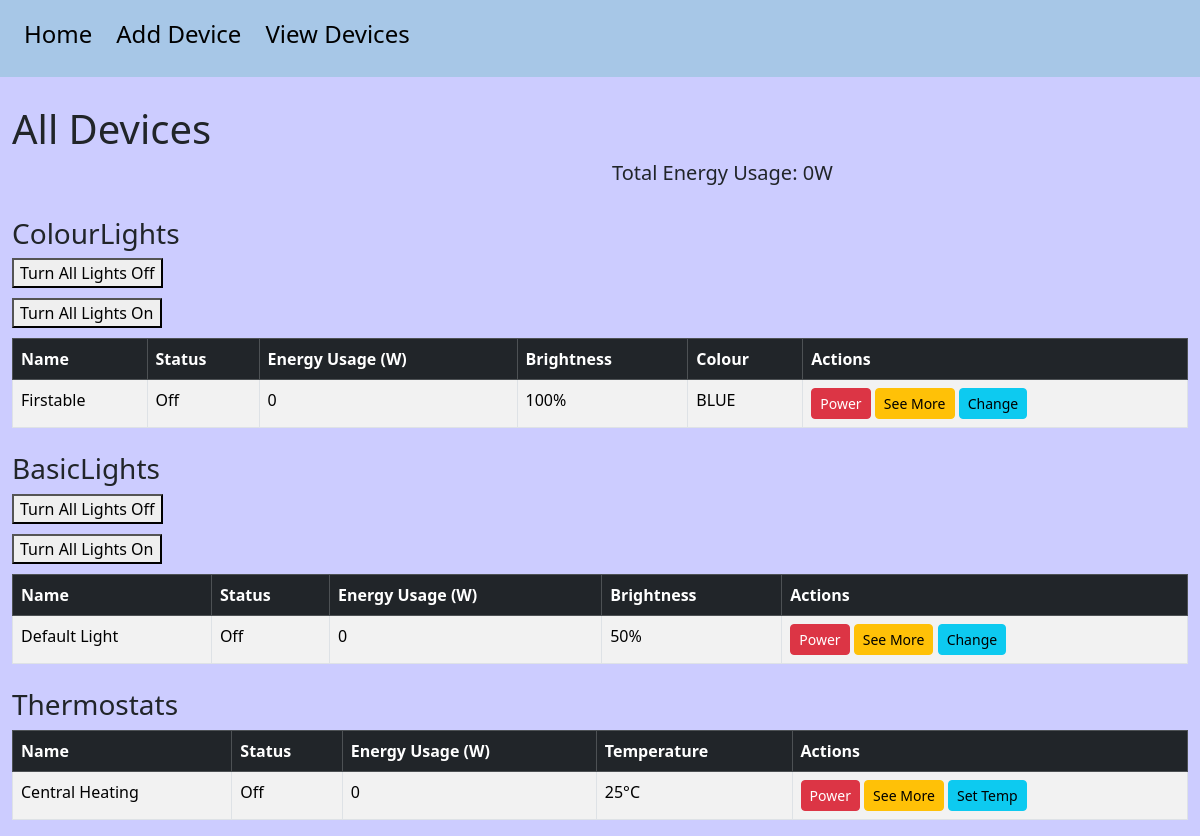
Before: /alldevices with the older database file.
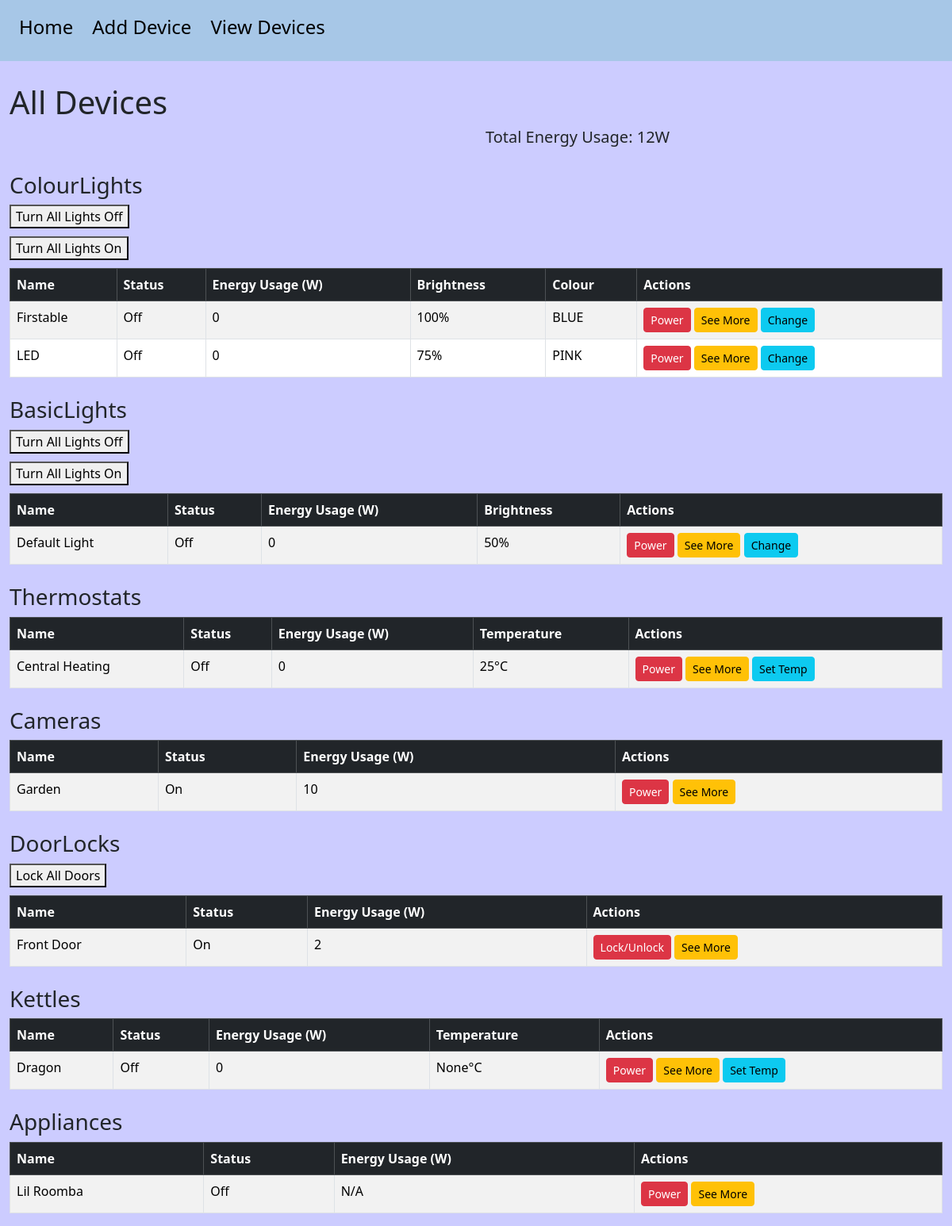
After: the same page with the newer database file.
### database.py (models this page shows, shortened)
class Device(db.Model):
    __tablename__ = "devices"
    id = db.Column(db.Integer, primary_key=True)
    name = db.Column(db.String(80), nullable=False)
    type = db.Column(db.String(20), nullable=False)
    status = db.Column(db.Boolean, default=False)
    temperature = db.Column(db.Integer, nullable=True)
    brightness = db.Column(db.Integer, nullable=True)
    colour = db.Column(db.String(20), nullable=True)

### routes.py (the view)
@app.route('/alldevices', methods=['GET'])
def view_all():
    devices = Device.query.all()
    grouped_devices = defaultdict(list)
    device_objects = {}
    for dev in devices:
        grouped_devices[dev.type].append(dev)
        obj = None
        if dev.type == 'BasicLight':
            obj = BasicLight(dev.name, dev.brightness, Colour.DEFAULT, dev.status)
        elif dev.type == 'ColourLight':
            colour_enum = colour_from_string(dev.colour)
            obj = ColourLight(dev.name, dev.brightness, colour_enum, dev.status)
        elif dev.type == 'Thermostat':
            obj = Thermostat(dev.name, temperature=dev.temperature or 20, status=dev.status)
        elif dev.type == 'Kettle':
            obj = Kettle(dev.name, set_temp=dev.temperature or 100, status=dev.status)
        elif dev.type == 'Camera':
            obj = Camera(dev.name, dev.status)
        elif dev.type == 'DoorLock':
            obj = DoorLock(dev.name, dev.status)
        if obj is not None and dev.id is not None:
            device_objects[int(dev.id)] = obj
    total_energy = sum(obj.get_energy_usage() for obj in device_objects.values())
    return render_template(
        "devicelist.html",
        grouped_devices=grouped_devices,
        device_objects=device_objects,
        total_energy=total_energy,
        title = 'Devices'
    )

### models.py (called while the page is built)
def colour_from_string(colour_str):
    try:
        return Colour[colour_str.upper()]
    except (KeyError, AttributeError):
        return Colour.DEFAULT

    @colour.setter
    def colour(self, colour):
        if not isinstance(colour, Colour):
            raise TypeError("Colour must be a valid Colour enum")
        if not self._is_colour_allowed(colour):
            raise ValueError(f"This Device cannot change colours")
        self._colour = colour

    @brightness.setter
    def brightness(self, value):
        if 0 <= value <= 100:
            self._brightness = value
        else:
            raise ValueError("Brightness must be between 0 and 100")

    def _is_colour_allowed(self, colour: Colour) -> bool:
        return colour in self.ALLOWED_COLOURS

    def get_energy_usage(self):
        return 5 if self._status else 0

    def _is_colour_allowed(self, colour: Colour) -> bool:
        return True  # All colours allowed

    def get_energy_usage(self):
        return 5 if self._status else 0

    def get_energy_usage(self):
        return 50 if self._status else 0

    def get_energy_usage(self):
        return 10 if self._status else 0

    def get_energy_usage(self):
        return 2 if self._status else 0

    def get_energy_usage(self):
        return 20 if self._status else 0

### templates/devicelist.html
{% extends 'base.html' %}
{% block body %}
<br>
<h1>All Devices</h1>
<div class="row">
    <div class="col">
    </div>
    <div class="col">
            <h5>Total Energy Usage: {{ total_energy }}W</h5>
    </div>
</div>
{% for type, devices in grouped_devices.items() %}
    <h3 class="mt-4">{{ type }}s</h3>
    {% if type == 'BasicLight' or type == 'ColourLight' %}
    <form method="POST" action="{{ url_for('turn_off_lights') }}">
        <button type="submit" style="margin-bottom: 10px;">Turn All Lights Off</button>
    </form>
    <form method="POST" action="{{ url_for('turn_on_lights') }}">
        <button type="submit" style="margin-bottom: 10px;">Turn All Lights On</button>
    </form>
    {% endif %}
    {% if type == 'DoorLock' %}
    <form method="POST" action="{{ url_for('lock_all_doors') }}">
        <button type="submit" style="margin-bottom: 10px;">Lock All Doors</button>
    </form>
    {% endif %}
    <table class="table table-striped table-bordered">
        <thead class="table-dark">
            <tr>
                <th>Name</th>
                <th>Status</th>
                <th>Energy Usage (W)</th>
                {% if type == 'Thermostat' or type == 'Kettle' %}
                    <th>Temperature</th>
                {% endif %}
                {% if type == 'BasicLight' or type == 'ColourLight' %}
                    <th>Brightness</th>
                {% endif %}
                {% if type == 'ColourLight' %}
                    <th>Colour</th>
                {% endif %}
                <th>Actions</th>
            </tr>
        </thead>
        <tbody>
            {% for device in devices %}
            <tr>
                <td>{{ device.name }}</td>
                <td>{{ 'On' if device.status else 'Off' }}</td>
                <td>
                {% if device.id in device_objects %}
                {{ device_objects[device.id].get_energy_usage() }}
                {% else %}
                N/A
                {% endif %}
                </td>
                {% if type == 'Thermostat' or type == 'Kettle' %}
                <td>{{ device.temperature }}°C</td>
                {% endif %}
                {% if type == 'BasicLight' or type== 'ColourLight' %}
                <td>{{ device.brightness }}%</td>
                {% endif %}
                {% if type== 'ColourLight' %}
                <td>{{ device.colour }}</td>
                {% endif %}
                <td>
                    {% if type == 'DoorLock' %}
                    <form method="POST" action="{{ url_for('toggle_device', device_id=device.id) }}" style="display:inline;">
                        <button class="btn btn-sm btn-danger">Lock/Unlock</button>
                    </form>
                    {% else %}
                    <form method="POST" action="{{ url_for('toggle_device', device_id=device.id) }}" style="display:inline;">
                        <button class="btn btn-sm btn-danger">Power</button>
                    </form>
                    {% endif %}
                    <form method="POST" action="{{ url_for('device_info', device_id=device.id) }}" style="display:inline;">
                        <button class="btn btn-sm btn-warning">See More</button>
                    </form>
                    {% if device.type == 'Thermostat' or device.type == 'Kettle' %}
                        <a class="btn btn-sm btn-info" href="{{ url_for('update_temperature', device_id=device.id) }}">Set Temp</a>
                    {% endif %}
                    {% if device.type == 'BasicLight' or device.type == 'ColourLight' %}
                        <a class="btn btn-sm btn-info" href="{{ url_for('update_brightness', device_id=device.id) }}">Change</a>
                    {% endif %}
                </td>
            </tr>
            {% endfor %}
        </tbody>
    </table>
{% endfor %}
{% endblock %}

### templates/base.html (shortened to what this page needs)
<!DOCTYPE html>
<html>
<head>
    <link href="/static/bootstrap.min.css" rel="stylesheet">
    <link href="/static/style.css" rel="stylesheet">
</head>
<body>
    <header>
        <div class="container-fluid">
            <div class="row">
                <div class="col-6">
                    <nav>
                        <a href="{{ url_for('home') }}"><h4>Home</h4></a>
                        <a href="{{ url_for('add_device') }}"><h4>Add Device</h4></a>
                        <a href="{{ url_for('view_all') }}"><h4>View Devices</h4></a>
                    </nav>
                </div>
            </div>
        </div>
    </header>
    <div class="container-fluid" id="maincontent">
    {% block body %} {% endblock %}
    </div>
</body>
</html>

### static/style.css (style rules this page uses)
header { background-color: #A7C7E7; }
nav a { float: left; text-align: center; padding: 20px 12px; text-decoration: none; font-weight: 400; color: black; }
body { background-color: #CCCCFF; }
#maincontent { padding-top: 4px; }

Changed rows visible on the page:
added Device: name "LED", status "Off", status "0", brightness "75", colour "PINK", shown under "ColourLight"
added Device: type "Camera", name "Garden", status "On", device_objects "10"
added Device: type "DoorLock", name "Front Door", status "On", device_objects "2"
added Device: type "Kettle", shows "Temperature", name "Dragon", status "Off", device_objects "0", temperature "None"
added Device: type "Appliance", name "Lil Roomba", status "Off", shows "N/A"
Other visible differences:
{{ total_energy }}: "0" → "12"
